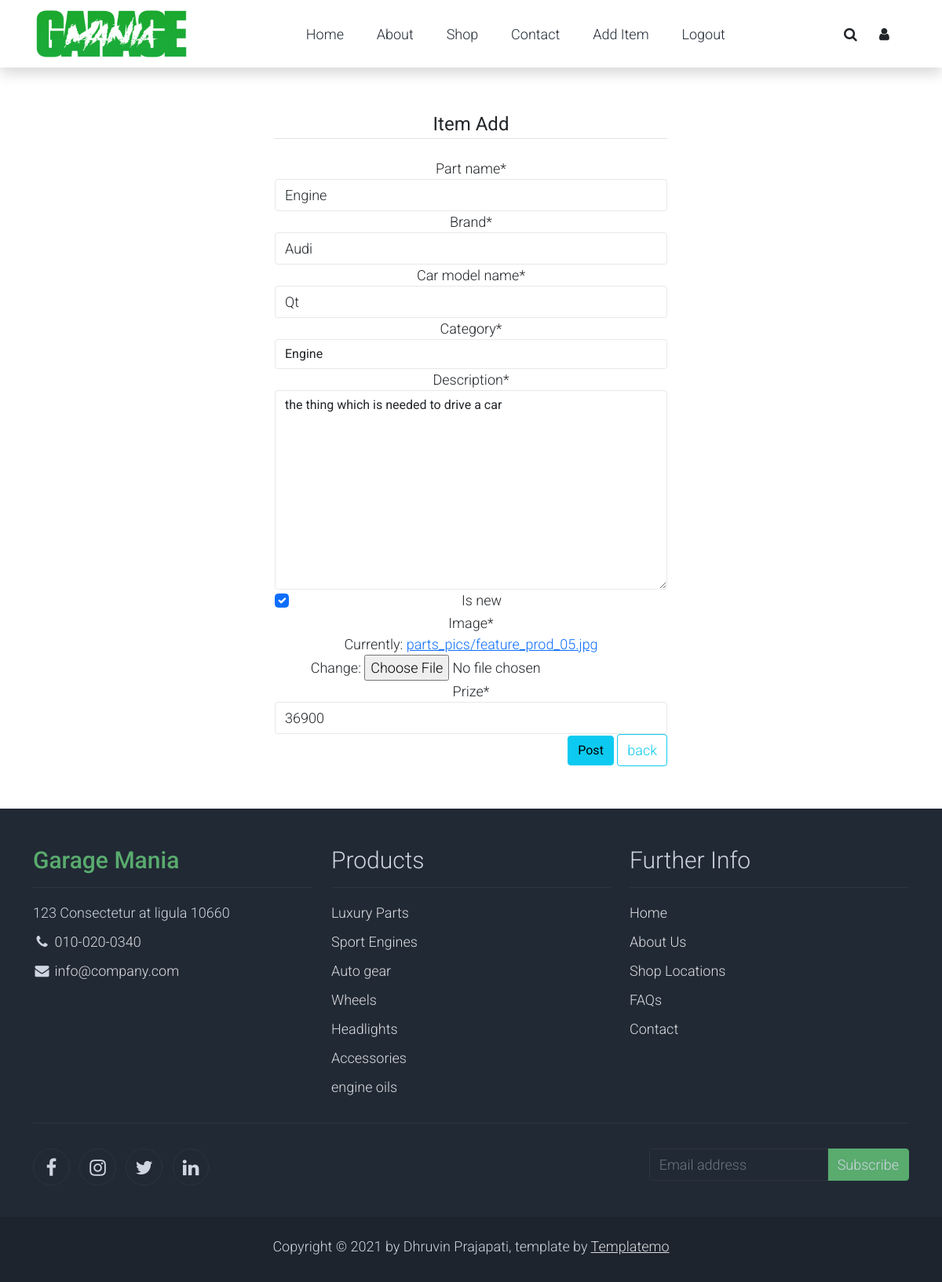
The page /shop/4/update/ (signed in) on the database its author committed.
### buyer/models.py (models this page shows, shortened)
class Post(models.Model):
    part_name = models.CharField(max_length=32, null=True)
    brand = models.CharField(max_length=32, null=True)
    car_model_name = models.CharField(max_length=32, null=True)
    category = models.ForeignKey(Category, on_delete=models.CASCADE, null=True)
    description = models.TextField()
    is_new = models.BooleanField(default=False)
    seller = models.ForeignKey(User, on_delete=models.CASCADE)
    image = models.ImageField(default = 'default.jpg', upload_to = 'parts_pics')
    prize = models.IntegerField()
    date_posted = models.DateTimeField(default=timezone.now)
    class Meta:
        ordering = ["-prize"]

### buyer/views.py (the view, shortened to what this page needs)
# urls.py: path('shop/<int:pk>/update/', PostUpdateView.as_view(), name='post-update'),
class PostUpdateView(LoginRequiredMixin, UserPassesTestMixin, UpdateView): #here we use update View
    model = Post
    fields = ['part_name', 'brand', 'car_model_name', 'category', 'description', 'is_new', 'image', 'prize']
    template_name = 'buyer/shop_form.html'
    def test_func(self):
        post = self.get_object()
        if self.request.user == post.seller:
            return True
        return False

### buyer/models.py (called while the page is built)
    def __str__(self):
        return self.name

### buyer/templates/buyer/shop_form.html (shortened to what this page needs)
{% extends "buyer/base.html" %}
{% load crispy_forms_tags %}
{% block content %}
    <div class='content-section' align='center'><br><br>
        <form method="POST" style="width: 500px;" enctype="multipart/form-data">
            <fieldset class='form-group'>
                <legend align='center' class="border-bottom mb-4"><strong> Item Add </strong></legend>
                {{ form|crispy }}
            </fieldset>
            <div class='form-group' align='right'>
                <button class='btn btn-info' type="submit">Post</button>
                <a class='btn btn-outline-info' href="{% url 'shop' %}">back</a>
            </div>
        </form><br><br>
    </div>
{% endblock content %}

### buyer/static/buyer/css/templatemo.css (style rules this page uses)
body, ul, li, p, a, label, input, div { font-family: 'Roboto', sans-serif; font-size: 18px !important; font-weight: 300 !important; }
.form-control { border: 1px solid #e8e8e8; }

### rows shown on the page
Post: part_name "Engine", brand "Audi", car_model_name "Qt", category "Engine", description "the thing which is needed to drive a car", is_new "☑", prize "36900"
